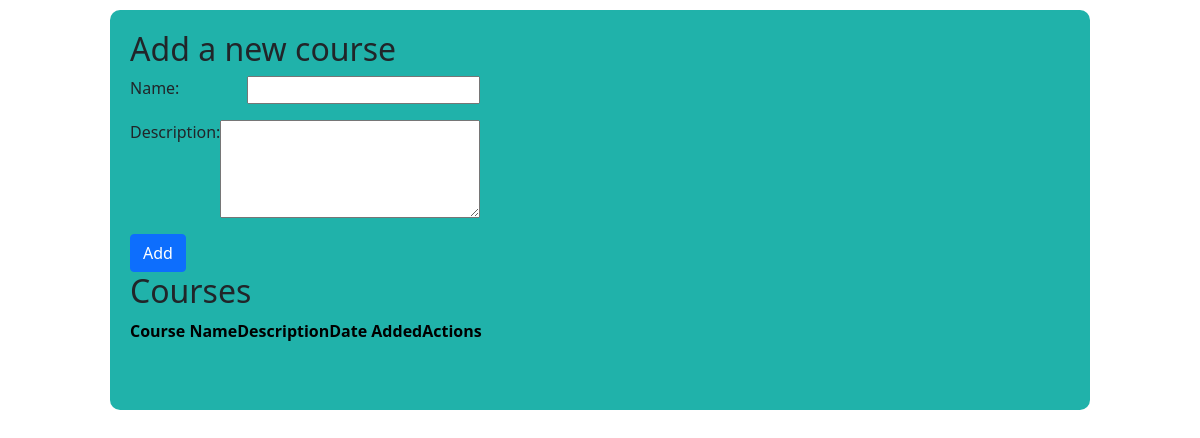
Before: / with the older database file.
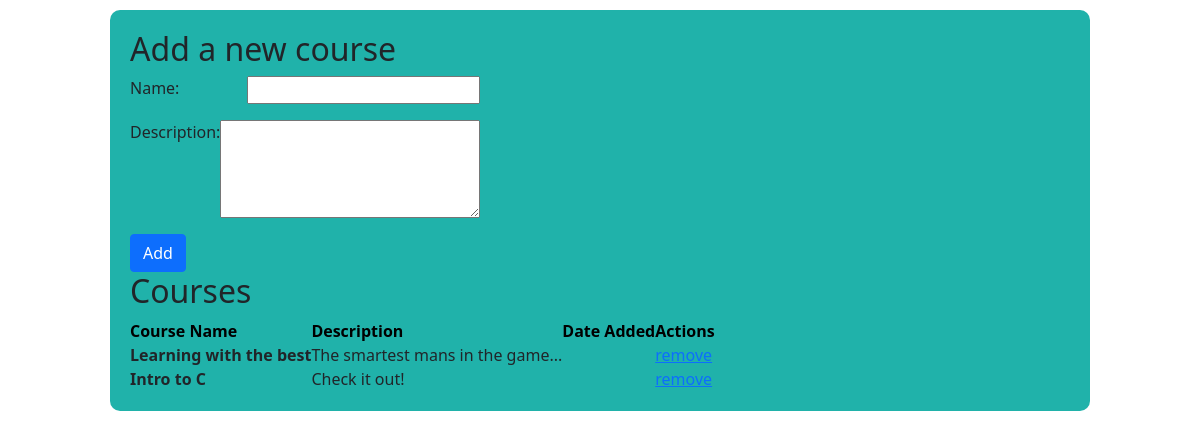
After: the same page with the newer database file.
### courses_app/models.py (models this page shows)
class Course(models.Model):
    name = models.CharField(max_length=255)
    desc = models.OneToOneField(Description, related_name="course_desc", on_delete=models.CASCADE)
    created_at=models.DateTimeField(auto_now_add=True)
    updated_at=models.DateTimeField(auto_now=True)

class Description(models.Model):
    notes = models.TextField()
    created_at=models.DateTimeField(auto_now_add=True)
    updated_at=models.DateTimeField(auto_now=True)

### courses_app/views.py (the view)
# urls.py: path('', views.index),
def index(request):
    courses = Course.objects.all()
    context = {
        'courses': courses
    }
    return render(request, "index.html", context)

### courses_app/templates/index.html (shortened to what this page needs)
<!DOCTYPE html>
<html lang="en">
<head>
    {% load static %}
    <link href="https://cdn.jsdelivr.net/npm/bootstrap@5.1.3/dist/css/bootstrap.min.css" rel="stylesheet">
    <link rel="stylesheet" href="{% static 'css/style.css'%}">
</head>
<body>
    <div id="wrapper">
        <div id="add-top-half">
            <h2>Add a new course</h2>
            <form action="courses/add_course" method="POST">
                <div class="mb-3 label-input">
                    <label for="name">Name: </label>
                    <input type="text" id="name" name="name" class="col-8">
                </div>
                <div class="mb-3 label-input">
                    <label for="desc">Description: </label>
                    <textarea type="text" id="name" name="desc" rows="4" cols="30"></textarea>
                </div>
                <button class="btn btn-primary">Add</button>
            </form>
        </div>
        <div id="add-bottom-half">
            <h2>Courses</h2>
            <table class=''>
                <thead class="table-light">
                    <tr>
                        <th scope="col">Course Name</th>
                        <th scope="col">Description</th>
                        <th scope="col">Date Added</th>
                        <th scope="col">Actions</th>
                    </tr>
                </thead>
                <tbody>
                    {% for course in courses %}
                    <tr>
                        <th scope="row">{{course.name}}</th>
                        <td>{{course.desc.notes}}</td>
                        <td>{{course.release_date}}</td>
                        <td>
                            <form method="POST">
                                <a href='courses/del_page/{{course.id}}'>remove</a>
                            </form>
                        </td>
                    </tr>
                    {% endfor %}
                </tbody>
            </table>
        </div>
    </div>
</body>
</html>

### courses_app/static/css/style.css (style rules this page uses)
* { box-sizing: border-box; margin: 0; padding: 0; }
#wrapper { width: 980px; min-height: 400px; margin: 10px auto; padding: 20px 20px 20px 20px; background-color: lightseagreen; border-radius: 10px; }
#add-top-half { width: 350px; }
.label-input { display: flex; justify-content: space-between; }

Changed rows visible on the page:
added Course: name "Learning with the best", desc.notes "The smartest mans in the game..."
added Course: name "Intro to C", desc.notes "Check it out!"
